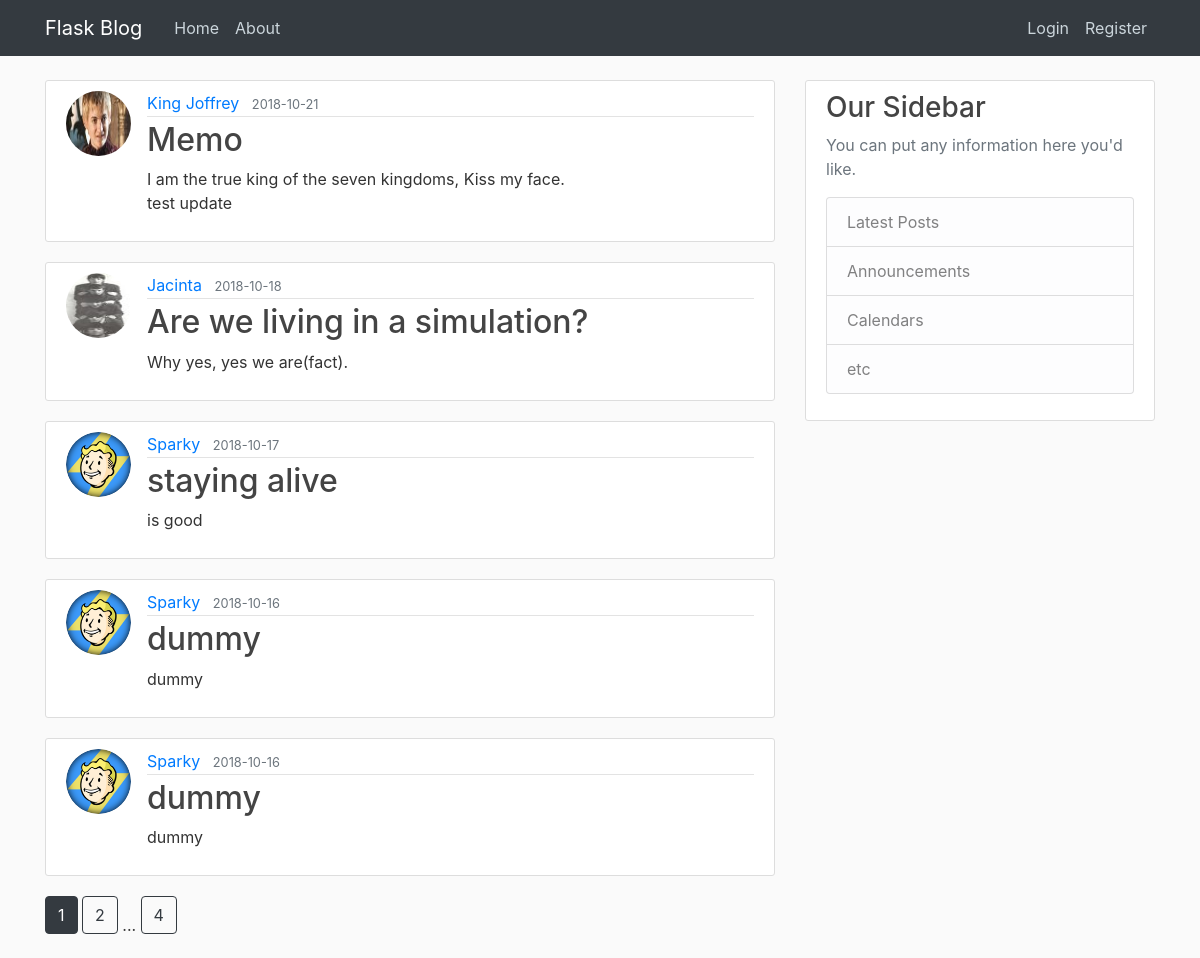
The page /home on the database its author committed.
### flaskblog/models.py (models this page shows, shortened)
class Post(db.Model):
    id = db.Column(db.Integer, primary_key=True)
    title = db.Column(db.String(100), nullable=False)
    date_posted = db.Column(db.DateTime, nullable=False,
                            default=datetime.utcnow)
    content = db.Column(db.Text, nullable=False)
    user_id = db.Column(db.Integer, db.ForeignKey('user.id'), nullable=False)

class User(db.Model, UserMixin):
    id = db.Column(db.Integer, primary_key=True)
    username = db.Column(db.String(20), unique=True, nullable=False)
    email = db.Column(db.String(120), unique=True, nullable=False)
    image_file = db.Column(db.String(20), nullable=False,
                           default='default.jpg')
    password = db.Column(db.String(60), nullable=False)
    posts = db.relationship('Post', backref='author', lazy=True)

### flaskblog/main/routes.py (the view)
@main.route("/")
@main.route("/home")
def home():
    page = request.args.get('page', 1, type=int)
    posts = Post.query.order_by(
        Post.date_posted.desc()).paginate(page=page, per_page=5)
    return render_template('home.html', posts=posts)

### flaskblog/templates/home.html
{% extends "layout.html" %}
{% block content %}
{% for post in posts.items %}
<article class="media content-section">
   <img class="rounded-circle article-img" src="{{ url_for('static', filename='profile_pics/' + post.author.image_file) }}">
   <div class="media-body">
      <div class="article-metadata">
         <a class="mr-2" href="{{ url_for('users.user_posts', username=post.author.username) }}">{{
            post.author.username }}</a>
         <small class="text-muted">{{ post.date_posted.strftime('%Y-%m-%d') }}</small>
      </div>
      <h2><a class="article-title" href="{{ url_for('posts.post', post_id=post.id) }}">{{ post.title }}</a></h2>
      <p class="article-content">{{ post.content }}</p>
   </div>
</article>
{% endfor %}
{% for page_num in posts.iter_pages(left_edge=1, right_edge=1, left_current=1, right_current=2) %}
{% if page_num %}
{% if posts.page == page_num %}
<a class="btn btn-dark mb-4" href="{{ url_for('main.home', page=page_num) }}">{{ page_num }}</a>
{% else %}
<a class="btn btn-outline-dark mb-4" href="{{ url_for('main.home', page=page_num) }}">{{ page_num }}</a>
{% endif %}
{% else %}
...
{% endif %}
{% endfor %}
{% endblock content %}

### flaskblog/static/main.css (style rules this page uses)
body { background: #fafafa; color: #333333; margin-top: 5rem; background-image: url(/static/img/stars.jpg); background-repeat: no-repeat; background-size: 100% 200%; }
h2, h3, h4, h5, h6 { color: #444444; }
.content-section { background: #ffffff; padding: 10px 20px; border: 1px solid #dddddd; border-radius: 3px; margin-bottom: 20px; }
.article-title { color: #444444; }
.article-content { white-space: pre-line; }
.article-img { height: 65px; width: 65px; margin-right: 16px; }
.article-metadata { padding-bottom: 1px; margin-bottom: 4px; border-bottom: 1px solid #e3e3e3 }

### rows shown on the page
Post: image_file (picture), author.username "King Joffrey", date_posted "2018-10-21", title "Memo", content "I am the true king of the seven kingdoms, Kiss my face. test update"
Post: image_file (picture), author.username "Jacinta", date_posted "2018-10-18", title "Are we living in a simulation?", content "Why yes, yes we are(fact)."
Post: image_file (picture), author.username "Sparky", date_posted "2018-10-17", title "staying alive", content "is good"
Post: image_file (picture), author.username "Sparky", date_posted "2018-10-16", title "dummy", content "dummy"
Post: image_file (picture), author.username "Sparky", date_posted "2018-10-16", title "dummy", content "dummy"

### other values the page prints
{{ page_num }} "1"
{{ page_num }} "2" "4"
